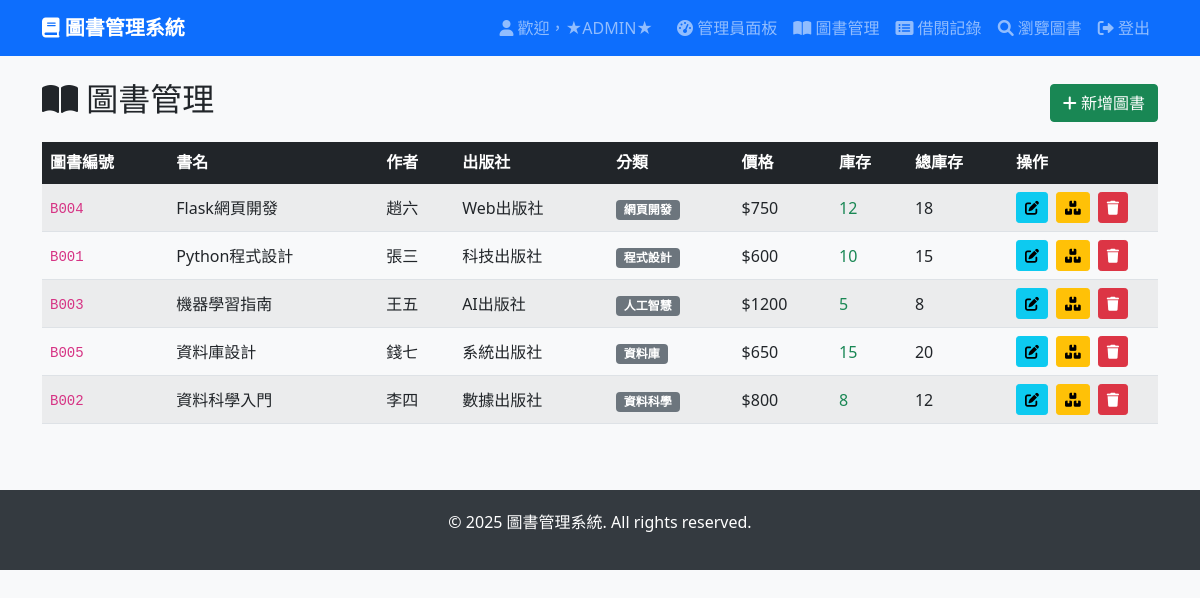
The page /admin/books (signed in) on the database its author committed.
### tables this page shows
CREATE TABLE books (
        bid TEXT PRIMARY KEY,
        btitle TEXT NOT NULL,
        bauthor TEXT NOT NULL,
        bpublisher TEXT,
        bprice INTEGER NOT NULL,
        bstock INTEGER NOT NULL,
        total_stock INTEGER NOT NULL,
        bcategory TEXT,
        created_date TEXT DEFAULT CURRENT_TIMESTAMP
    );

### app.py (the view)
    def decorated_function(*args, **kwargs):
        if not is_admin():
            flash('需要管理員權限')
            return redirect(url_for('index'))
        return f(*args, **kwargs)

### app.py (called while the page is built)
def get_db_connection() -> sqlite3.Connection:
    conn = sqlite3.connect(DATABASE)
    conn.row_factory = sqlite3.Row
    return conn

def is_admin() -> bool:
    return session.get('user_type') == 'admin'

def login_required(f):
    def decorated_function(*args, **kwargs):
        if 'user_id' not in session:
            return redirect(url_for('login'))
        return f(*args, **kwargs)
    decorated_function.__name__ = f.__name__
    return decorated_function

def admin_required(f):
    def decorated_function(*args, **kwargs):
        if not is_admin():
            flash('需要管理員權限')
            return redirect(url_for('index'))
        return f(*args, **kwargs)
    decorated_function.__name__ = f.__name__
    return decorated_function

@app.route("/admin/books")
@login_required
@admin_required
def admin_books():
    conn = get_db_connection()
    cursor = conn.cursor()
    books = cursor.execute("SELECT * FROM books ORDER BY btitle").fetchall()
    conn.close()
    return render_template("admin_books.html", books=books)

@app.template_filter('add_stars')
def add_stars(s: str) -> str:
    return f'★{s.upper()}★'

### templates/admin_books.html (shortened to what this page needs)
{% extends "base.html" %}
{% block content %}
<div class="row mb-3">
    <div class="col-12 d-flex justify-content-between align-items-center">
        <h2><i class="fas fa-book-open"></i> 圖書管理</h2>
        <a href="{{ url_for('add_book') }}" class="btn btn-success">
            <i class="fas fa-plus"></i> 新增圖書
        </a>
    </div>
</div>
{% if books %}
<div class="table-responsive">
    <table class="table table-striped table-hover align-middle">
        <thead class="table-dark">
            <tr>
                <th>圖書編號</th>
                <th>書名</th>
                <th>作者</th>
                <th>出版社</th>
                <th>分類</th>
                <th>價格</th>
                <th>庫存</th>
                <th>總庫存</th>
                <th style="width: 150px;">操作</th>
            </tr>
        </thead>
        <tbody>
            {% for book in books %}
            <tr>
                <td><code>{{ book.bid }}</code></td>
                <td>{{ book.btitle }}</td>
                <td>{{ book.bauthor }}</td>
                <td>{{ book.bpublisher }}</td>
                <td><span class="badge bg-secondary">{{ book.bcategory }}</span></td>
                <td>${{ book.bprice }}</td>
                <td>
                    {% if book.bstock > 0 %}
                        <span class="text-success">{{ book.bstock }}</span>
                    {% else %}
                        <span class="text-danger">0</span>
                    {% endif %}
                </td>
                <td>{{ book.total_stock }}</td>
                <td>
                    <div class="d-flex gap-2 flex-wrap">
                        <a href="{{ url_for('edit_book', bid=book.bid) }}" class="btn btn-info btn-sm" title="編輯">
                            <i class="fas fa-edit"></i>
                        </a>
                        <button type="button" class="btn btn-warning btn-sm"
                                data-bs-toggle="modal" data-bs-target="#stockModal{{ book.bid }}" title="庫存管理">
                            <i class="fas fa-boxes"></i>
                        </button>
                        <button type="button" class="btn btn-danger btn-sm"
                                onclick="confirmDelete('{{ book.bid }}', '{{ book.btitle }}')" title="刪除">
                            <i class="fas fa-trash"></i>
                        </button>
                    </div>
                </td>
            </tr>
            {% endfor %}
        </tbody>
    </table>
</div>
{% else %}
<div class="text-center py-5">
    <i class="fas fa-book fa-3x text-muted mb-3"></i>
    <h4 class="text-muted">暫無圖書資料</h4>
    <p class="text-muted">請先新增圖書</p>
</div>
{% endif %}
{% endblock %}

### templates/base.html (style rules this page uses)
body { background-color: #f8f9fa; }

### rows shown on the page
books: bid "B004", btitle "Flask網頁開發", bauthor "趙六", bpublisher "Web出版社", bcategory "網頁開發", bprice "750", bstock "12", total_stock "18"
books: bid "B001", btitle "Python程式設計", bauthor "張三", bpublisher "科技出版社", bcategory "程式設計", bprice "600", bstock "10", total_stock "15"
books: bid "B003", btitle "機器學習指南", bauthor "王五", bpublisher "AI出版社", bcategory "人工智慧", bprice "1200", bstock "5", total_stock "8"
books: bid "B005", btitle "資料庫設計", bauthor "錢七", bpublisher "系統出版社", bcategory "資料庫", bprice "650", bstock "15", total_stock "20"
books: bid "B002", btitle "資料科學入門", bauthor "李四", bpublisher "數據出版社", bcategory "資料科學", bprice "800", bstock "8", total_stock "12"

### other values the page prints
{{ session.username | add_stars }} "★ADMIN★"
